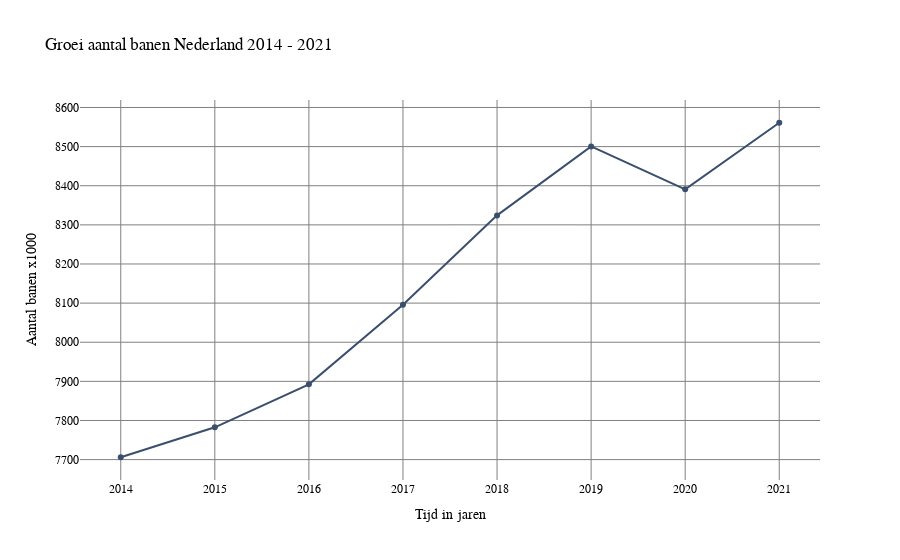

Here is the notebook cell this chart was saved with:
### Code cell
start_year = 2014
end_year = 2021
selected_data = werk[(werk['Perioden'] >= start_year) & (werk['Perioden'] <= end_year)]

werkd = go.Scatter(x=selected_data['Perioden'], 
                   y=selected_data['TotaalBanen_1'],
                   marker = dict(color = '#3a4f6d'))

werklayout = go.Layout(
    title='Groei aantal banen Nederland 2014 - 2021',
    xaxis=dict(title='Tijd in jaren', gridcolor='gray'),
    yaxis=dict(title='Aantal banen x1000', gridcolor='gray'),
    paper_bgcolor='white',
    plot_bgcolor='white',
    font=dict(family='Georgia', color='Black')
)

werkfigure = go.Figure(data=werkd, layout=werklayout)
werkfigure.show()

### Figure 1 — Plotly figure (JSON) as saved in the notebook; plotly's stock layout.template omitted (floating-point values rounded to 4 significant figures)
{"data": [{"marker": {"color": "#3a4f6d"}, "type": "scatter", "x": [2014, 2015, 2016, 2017, 2018, 2019, 2020, 2021], "y": [7706, 7782.0, 7892.0, 8096, 8324.0, 8500.0, 8391.0, 8561]}], "layout": {"font": {"color": "Black", "family": "Georgia"}, "paper_bgcolor": "white", "plot_bgcolor": "white", "title": {"text": "Groei aantal banen Nederland 2014 - 2021"}, "xaxis": {"gridcolor": "gray", "title": {"text": "Tijd in jaren"}}, "yaxis": {"gridcolor": "gray", "title": {"text": "Aantal banen x1000"}}}}
